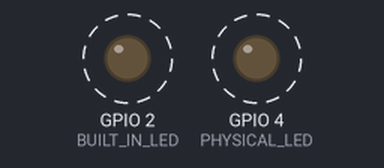
Simulated run of this sketch. Board: ESP8266 (Wemos D1 mini). Shown: output pins drawn as LEDs (lit = HIGH). Dashed ring = blinking.

Above: at 0.3 s.
Timing chart, 0 to 3.2 s (numbered marks = the images above):
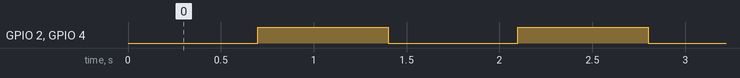

Measured:
- by itself, GPIO 2 (BUILT_IN_LED), GPIO 4 (PHYSICAL_LED): alternates HIGH for 0.70 s and LOW for 0.70 s

The sketch:

blink.ino
```cpp
#include "Arduino.h"

#define BUILT_IN_LED 2    //Onboard LED is connected to PIN D4
#define PHYSICAL_LED 4    //GPIO4 is PIN D2
#define DT 700            //Milliseconds

void setup() {
  pinMode(BUILT_IN_LED, OUTPUT);
  pinMode(PHYSICAL_LED, OUTPUT);
}

void loop() {
  //Switch on built in LED (built in LED is inverted) and switch off physical led
  digitalWrite(BUILT_IN_LED, LOW);
  digitalWrite(PHYSICAL_LED, LOW);
  delay(DT);

  //Switch off built in LED and switch on physical led
  digitalWrite(BUILT_IN_LED, HIGH);
  digitalWrite(PHYSICAL_LED, HIGH);
  delay(DT);
}
```
